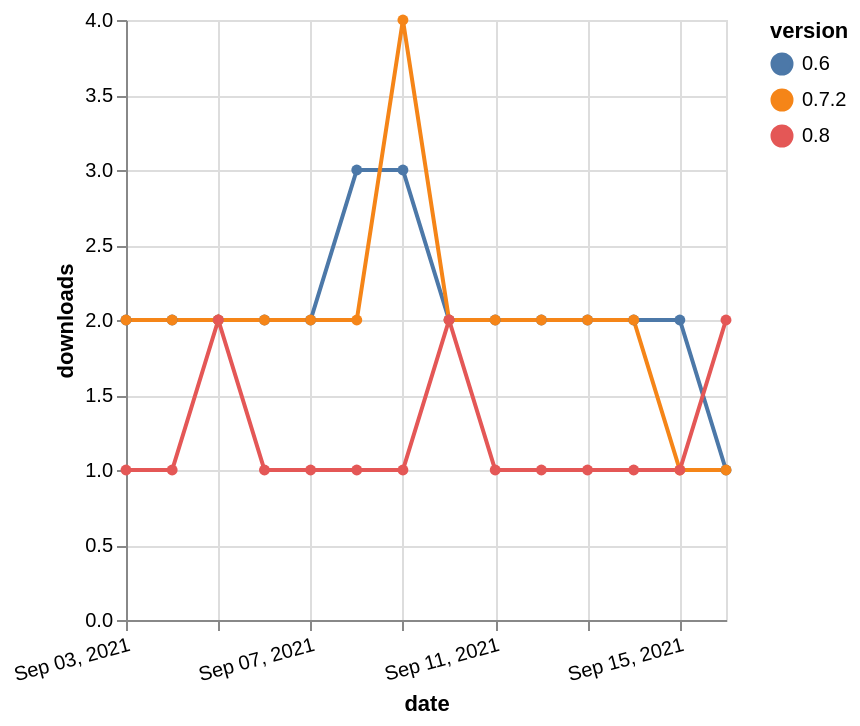

Describe this chart as a Vega-Lite specification.
### Vega-Lite specification from a JSON file in a GitHub repository (floating-point values rounded to 4 significant figures)
{"$schema": "https://vega.github.io/schema/vega-lite/v5.json", "description": "A simple bar chart with embedded data.", "data": {"values": [{"date": "2021-09-03", "total": 2569, "delta": 2, "version": "0.6"}, {"date": "2021-09-04", "total": 2571, "delta": 2, "version": "0.6"}, {"date": "2021-09-05", "total": 2573, "delta": 2, "version": "0.6"}, {"date": "2021-09-06", "total": 2575, "delta": 2, "version": "0.6"}, {"date": "2021-09-07", "total": 2577, "delta": 2, "version": "0.6"}, {"date": "2021-09-08", "total": 2580, "delta": 3, "version": "0.6"}, {"date": "2021-09-09", "total": 2583, "delta": 3, "version": "0.6"}, {"date": "2021-09-10", "total": 2585, "delta": 2, "version": "0.6"}, {"date": "2021-09-11", "total": 2587, "delta": 2, "version": "0.6"}, {"date": "2021-09-12", "total": 2589, "delta": 2, "version": "0.6"}, {"date": "2021-09-13", "total": 2591, "delta": 2, "version": "0.6"}, {"date": "2021-09-14", "total": 2593, "delta": 2, "version": "0.6"}, {"date": "2021-09-15", "total": 2595, "delta": 2, "version": "0.6"}, {"date": "2021-09-16", "total": 2596, "delta": 1, "version": "0.6"}, {"date": "2021-09-03", "total": 2291, "delta": 2, "version": "0.7.2"}, {"date": "2021-09-04", "total": 2293, "delta": 2, "version": "0.7.2"}, {"date": "2021-09-05", "total": 2295, "delta": 2, "version": "0.7.2"}, {"date": "2021-09-06", "total": 2297, "delta": 2, "version": "0.7.2"}, {"date": "2021-09-07", "total": 2299, "delta": 2, "version": "0.7.2"}, {"date": "2021-09-08", "total": 2301, "delta": 2, "version": "0.7.2"}, {"date": "2021-09-09", "total": 2305, "delta": 4, "version": "0.7.2"}, {"date": "2021-09-10", "total": 2307, "delta": 2, "version": "0.7.2"}, {"date": "2021-09-11", "total": 2309, "delta": 2, "version": "0.7.2"}, {"date": "2021-09-12", "total": 2311, "delta": 2, "version": "0.7.2"}, {"date": "2021-09-13", "total": 2313, "delta": 2, "version": "0.7.2"}, {"date": "2021-09-14", "total": 2315, "delta": 2, "version": "0.7.2"}, {"date": "2021-09-15", "total": 2316, "delta": 1, "version": "0.7.2"}, {"date": "2021-09-16", "total": 2317, "delta": 1, "version": "0.7.2"}, {"date": "2021-09-03", "total": 281, "delta": 1, "version": "0.8"}, {"date": "2021-09-04", "total": 282, "delta": 1, "version": "0.8"}, {"date": "2021-09-05", "total": 284, "delta": 2, "version": "0.8"}, {"date": "2021-09-06", "total": 285, "delta": 1, "version": "0.8"}, {"date": "2021-09-07", "total": 286, "delta": 1, "version": "0.8"}, {"date": "2021-09-08", "total": 287, "delta": 1, "version": "0.8"}, {"date": "2021-09-09", "total": 288, "delta": 1, "version": "0.8"}, {"date": "2021-09-10", "total": 290, "delta": 2, "version": "0.8"}, {"date": "2021-09-11", "total": 291, "delta": 1, "version": "0.8"}, {"date": "2021-09-12", "total": 292, "delta": 1, "version": "0.8"}, {"date": "2021-09-13", "total": 293, "delta": 1, "version": "0.8"}, {"date": "2021-09-14", "total": 294, "delta": 1, "version": "0.8"}, {"date": "2021-09-15", "total": 295, "delta": 1, "version": "0.8"}, {"date": "2021-09-16", "total": 297, "delta": 2, "version": "0.8"}]}, "width": "container", "mark": {"type": "line", "point": {"filled": true}}, "encoding": {"x": {"field": "date", "type": "temporal", "timeUnit": "yearmonthdate", "title": "date", "axis": {"labelAngle": -15}}, "y": {"field": "delta", "type": "quantitative", "title": "downloads"}, "color": {"field": "version", "type": "nominal"}, "tooltip": {"field": "delta"}}}
